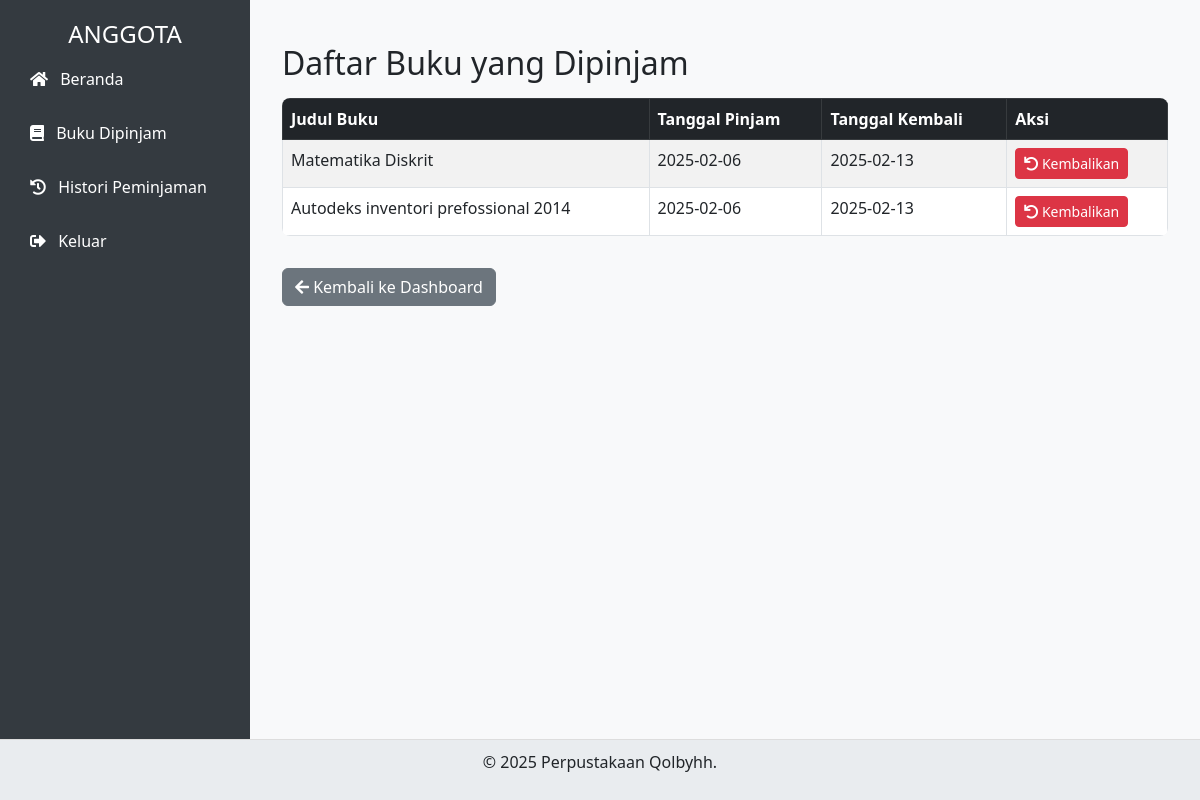
The page /perpustakaan_digital/daftar_pinjaman.php (signed in) on the database its author committed.
### tables this page shows
CREATE TABLE `peminjaman` (
  `id` int(11) NOT NULL,
  `user_id` int(11) NOT NULL,
  `buku_id` int(11) NOT NULL,
  `tanggal_pinjam` date NOT NULL,
  `tanggal_kembali` date DEFAULT NULL,
  `status` enum('dipinjam','dikembalikan') DEFAULT 'dipinjam',
  `status_keterlambatan` enum('tepat_waktu','terlambat') DEFAULT 'tepat_waktu',
  `denda` int(11) DEFAULT 0
);

CREATE TABLE `buku` (
  `id` int(11) NOT NULL,
  `judul` varchar(255) NOT NULL,
  `penulis` varchar(100) NOT NULL,
  `penerbit` varchar(100) DEFAULT NULL,
  `tahun_terbit` int(11) DEFAULT NULL,
  `jumlah` int(11) NOT NULL,
  `tersedia` int(11) NOT NULL,
  `foto` varchar(255) DEFAULT NULL
);

### perpustakaan_digital/daftar_pinjaman.php (the view, shortened to what this page needs)
<?php
include 'koneksi.php';
$user_id = $_SESSION['user_id'];
$query = "SELECT peminjaman.*, buku.judul FROM peminjaman
          JOIN buku ON peminjaman.buku_id = buku.id
          WHERE peminjaman.user_id = '$user_id' AND peminjaman.status = 'dipinjam'";
$result = $conn->query($query);
?>
<!DOCTYPE html>
<html lang="id">
<head>
    <link href="https://cdn.jsdelivr.net/npm/bootstrap@5.3.0/dist/css/bootstrap.min.css" rel="stylesheet">
    <link href="https://cdnjs.cloudflare.com/ajax/libs/font-awesome/5.15.4/css/all.min.css" rel="stylesheet">
</head>
<body>
    <div class="sidebar">
        <h4 class="text-center">ANGGOTA</h4>
        <nav>
            <a href="dashboard_anggota.php"><i class="fas fa-home me-2"></i> Beranda</a>
            <a href="daftar_pinjaman.php"><i class="fas fa-book me-2"></i> Buku Dipinjam</a>
            <a href="histori_peminjaman.php"><i class="fas fa-history me-2"></i> Histori Peminjaman</a>
            <a href="logout.php"><i class="fas fa-sign-out-alt me-2"></i> Keluar</a>
        </nav>
    </div>
    <div class="main-content">
        <div class="container mt-4">
            <h2>Daftar Buku yang Dipinjam</h2>
            <table class="table table-striped table-bordered mt-3">
                <thead class="table-dark">
                    <tr>
                        <th>Judul Buku</th>
                        <th>Tanggal Pinjam</th>
                        <th>Tanggal Kembali</th>
                        <th>Aksi</th>
                    </tr>
                </thead>
                <tbody>
                    <?php while ($row = $result->fetch_assoc()) { ?>
                        <tr>
                            <td><?= htmlspecialchars($row['judul']); ?></td>
                            <td><?= htmlspecialchars($row['tanggal_pinjam']); ?></td>
                            <td><?= htmlspecialchars($row['tanggal_kembali']); ?></td>
                            <td>
                                <a href="kembalikan_buku.php?id=<?= $row['id']; ?>" class="btn btn-danger btn-sm">
                                    <i class="fas fa-undo"></i> Kembalikan
                                </a>
                            </td>
                        </tr>
                    <?php } ?>
                </tbody>
            </table>
            <a href="dashboard_anggota.php" class="btn btn-secondary mt-3">
                <i class="fas fa-arrow-left"></i> Kembali ke Dashboard
            </a>
        </div>
    </div>
    <footer>
        <p>&copy; 2025 Perpustakaan Qolbyhh.</p>
    </footer>
</body>
</html>

### perpustakaan_digital/daftar_pinjaman.php (style rules this page uses)
body { background-color: #f8f9fa; display: flex; min-height: 100vh; margin: 0; }
.sidebar { width: 250px; background-color: #343a40; color: white; min-height: 100vh; padding: 20px; }
.sidebar a { text-decoration: none; color: white; display: block; padding: 10px; border-radius: 5px; margin-bottom: 10px; transition: 0.3s; }
.main-content { flex: 1; padding: 20px; }
.table { background: white; border-radius: 8px; overflow: hidden; }
footer { text-align: center; padding: 10px; background: #e9ecef; border-top: 1px solid #ddd; position: fixed; width: 100%; bottom: 0; }

### rows shown on the page
peminjaman: buku.judul "Matematika Diskrit", tanggal_pinjam "2025-02-06", tanggal_kembali "2025-02-13"
peminjaman: buku.judul "Autodeks inventori prefossional 2014", tanggal_pinjam "2025-02-06", tanggal_kembali "2025-02-13"
